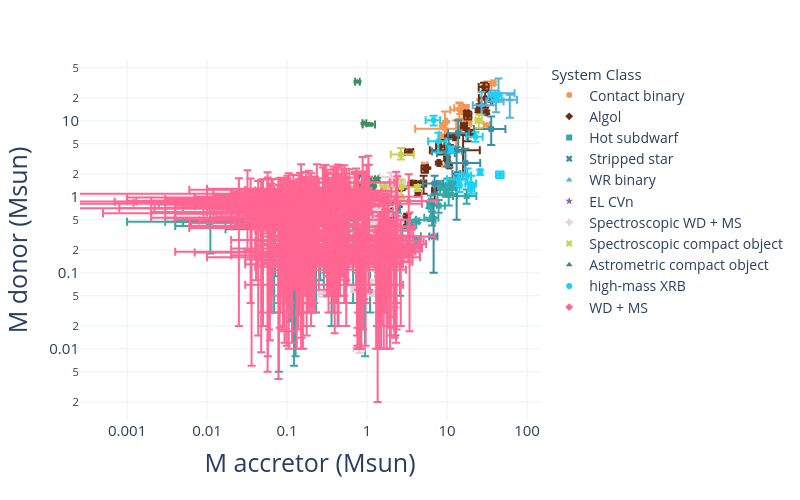

Notebook code for this chart:
### Code cell
## donor (2) vs accretor (1) mass
make_scatter(
    df,
    x='M1', y='M2',
    out_html=None,
    out_pdf=None,
    x_log=True, y_log=True,
    x_title='M accretor (Msun)', 
    y_title='M donor (Msun)',
    export_legend_to_pdf=True,
    export_height=500,
    export_width=800,
    export_scale=2
)

### Figure 1 — Plotly figure (JSON) as saved in the notebook; plotly's stock layout.template omitted (floating-point values rounded to 4 significant figures; data arrays with more than 128 entries replaced by an {"elided": "..."} marker saying what was removed)
{"data": [{"customdata": {"elided": "19x8 mixed values"}, "error_x": {"array": [1.4, 1.6, 1.2, 0.4, 0.4, 0.3, 3.3, 0.13, 0.35, 0.4, 0.22, 0.51, 7.0, 0.4, 1.3, 4.0, 2.9, 5.4, 2.3], "arrayminus": [1.4, 1.6, 1.2, 0.4, 0.4, 0.3, 3.3, 0.13, 0.35, 0.4, 0.22, 0.51, 5.0, 0.4, 1.3, 4.0, 2.9, 5.4, 2.3]}, "error_y": {"array": [1.1, 1.4, 1.7, 0.4, 0.3, 0.3, 3.4, 0.12, 0.26, 0.22, 0.22, 0.28, 3.5, 0.1, 0.5, 4.0, 0.3, 5.4, 2.3], "arrayminus": [1.1, 1.4, 1.7, 0.4, 0.3, 0.3, 3.4, 0.12, 0.26, 0.22, 0.22, 0.28, 2.8, 0.1, 0.5, 4.0, 0.3, 5.4, 2.3]}, "hovertemplate": "<b>%{hovertext}</b><br><br>system_class=Contact binary<br>M1=%{x}<br>M2=%{y}<br>obs_type_1=%{customdata[0]}<br>obs_type_2=%{customdata[1]}<br>evol_type_1=%{customdata[2]}<br>evol_type_2=%{customdata[3]}<br>M1_err_plus=%{customdata[4]}<br>M1_err_minus=%{customdata[5]}<br>M2_err_plus=%{customdata[6]}<br>M2_err_minus=%{customdata[7]}<extra></extra>", "hovertext": ["LSS 3074", "MY Cam", "OGLE SMC-SC10 108086", "TU Mus", "V382 Cyg", "VFTS 352", "CT Tau", "GU Mon", "SV Cen", "V606 Cen", "V701 Sco", "V745 Cas", "VFTS 066", "RZ Pyx", "XZ Cep", "V348 Car", "V729 Cyg", "BH Cen", "HD 64315B"], "legendgroup": "Contact binary", "marker": {"color": "#f49856", "symbol": "circle"}, "mode": "markers", "name": "Contact binary", "orientation": "v", "showlegend": true, "type": "scatter", "x": [17.2, 37.7, 16.9, 16.7, 26.1, 28.9, 14.25, 8.79, 8.56, 14.7, 9.78, 18.31, 13.0, 5.3, 18.7, 32.0, 31.6, 9.4, 14.6], "xaxis": "x", "y": [14.8, 31.6, 14.3, 10.4, 19.0, 28.6, 14.01, 8.58, 6.05, 7.74, 9.74, 10.47, 6.6, 2.61, 9.3, 29.0, 8.8, 7.9, 14.6], "yaxis": "y"}, {"customdata": {"elided": "56x8 mixed values"}, "error_x": {"array": [1.4, 3.9, 1.9, 0.7, 4.1, 1.0, 0.7, 1.0, 0.09, 0.07, 0.14, 0.05, 0.09, 0.31, 0.08, 0.09, 0.15, 0.08, 5.0, 0.09, 0.4, 0.91, 0.4, 0.07, 0.06, 0.5, 9.8, 0.19, 0.28, 1.04, 0.2, 0.7, 0.14, 0.028, 0.05, 0.03, 0.053, 0.09, 0.058, 0.03, 0.04, 0.12, 0.26, 0.13, 0.4, 0.014, 0.5, 0.02, 0.08, 0.55, 0.35, 0.0, 0.028, 0.2, 0.07, 0.5], "arrayminus": [1.4, 3.9, 1.9, 0.7, 4.1, 1.0, 0.7, 1.0, 0.09, 0.07, 0.14, 0.05, 0.09, 0.31, 0.08, 0.09, 0.15, 0.08, 5.0, 0.09, 0.4, 0.91, 0.4, 0.07, 0.06, 0.5, 9.8, 0.19, 0.28, 1.04, 0.2, 0.7, 0.14, 0.028, 0.05, 0.03, 0.053, 0.09, 0.058, 0.03, 0.04, 0.12, 0.26, 0.13, 0.4, 0.014, 0.5, 0.02, 0.08, 0.55, 0.35, 0.0, 0.028, 0.2, 0.07, 0.5]}, "error_y": {"array": [0.6, 1.1, 1.4, 1.0, 3.9, 0.7, 0.7, 1.0, 0.09, 0.02, 0.06, 0.01, 0.05, 0.18, 0.04, 0.03, 0.05, 0.07, 5.0, 0.03, 0.4, 0.81, 0.2, 0.05, 0.01, 0.14, 2.4, 0.1, 0.06, 0.65, 0.1, 0.7, 0.054, 0.014, 0.02, 0.02, 0.021, 0.05, 0.009, 0.01, 0.01, 0.06, 0.12, 0.04, 0.29, 0.004, 0.3, 0.03, 0.06, 0.17, 0.21, 0.0, 0.009, 0.08, 0.02, 0.25], "arrayminus": [0.6, 1.1, 1.4, 1.0, 3.9, 0.7, 0.7, 1.0, 0.09, 0.02, 0.06, 0.01, 0.05, 0.18, 0.04, 0.03, 0.05, 0.07, 5.0, 0.03, 0.4, 0.81, 0.2, 0.05, 0.01, 0.14, 2.4, 0.1, 0.06, 0.65, 0.1, 0.7, 0.054, 0.014, 0.02, 0.02, 0.021, 0.05, 0.009, 0.01, 0.01, 0.06, 0.12, 0.04, 0.29, 0.004, 0.3, 0.03, 0.06, 0.17, 0.21, 0.0, 0.009, 0.08, 0.02, 0.25]}, "hovertemplate": "<b>%{hovertext}</b><br><br>system_class=Algol<br>M1=%{x}<br>M2=%{y}<br>obs_type_1=%{customdata[0]}<br>obs_type_2=%{customdata[1]}<br>evol_type_1=%{customdata[2]}<br>evol_type_2=%{customdata[3]}<br>M1_err_plus=%{customdata[4]}<br>M1_err_minus=%{customdata[5]}<br>M2_err_plus=%{customdata[6]}<br>M2_err_minus=%{customdata[7]}<extra></extra>", "hovertext": ["VFTS 061", "VFTS 652", "VFTS 538", "HV 2543", "VFTS 450", "W61 28-22", "HV 2241", "Mu1 Sco", "WW And", "RY Aqr", "XZ Aql", "KO Aql", "QS Aql", "V337 Aql", "IU Aur", "Y Cam", "RZ Cnc", "R CMa", "QZ Car", "RZ Cas", "SX Cas", "AQ Cas", "MP Cen", "V716 Cen", "XX Cep", "GT Cep", "LZ Cep", "YY Cet", "U CrB", "AB Cru", "AI Cru", "V448 Cyg", "V548 Cyg", "AV Del", "Z Dra", "RZ Dra", "TW Dra", "AI Dra", "OO Dra", "S Equ", "RX Gem", "UX Her", "u Her", "del Lib", "UX Mon", "AR Mon", "AU Mon", "KZ Pav", "AT Peg", "IZ Per", "V Pup", "V505 Sgr", "V1251 Tau", "TX UMa", "IO UMa", "Z Vul"], "legendgroup": "Algol", "marker": {"color": "#6d2c14", "symbol": "diamond"}, "mode": "markers", "name": "Algol", "orientation": "v", "showlegend": true, "type": "scatter", "x": [16.3, 18.1, 18.3, 25.6, 29.0, 30.9, 36.2, 8.3, 3.18, 1.27, 2.42, 2.53, 4.07, 17.44, 11.99, 2.08, 3.2, 1.67, 30.0, 2.28, 5.1, 17.63, 11.4, 5.68, 2.49, 10.7, 15.9, 1.77, 4.74, 19.75, 10.3, 24.7, 2.18, 1.453, 1.39, 1.63, 2.112, 2.86, 2.031, 3.24, 2.96, 2.42, 7.88, 3.6, 3.38, 2.48, 7.0, 1.7, 2.22, 9.97, 12.45, 2.65, 2.633, 4.33, 2.11, 5.29], "xaxis": "x", "y": [8.7, 6.5, 11.8, 15.6, 27.8, 13.0, 18.4, 4.6, 0.51, 0.26, 0.45, 0.55, 1.49, 7.83, 6.07, 0.48, 0.54, 0.22, 20.0, 0.77, 1.5, 12.56, 4.4, 2.39, 0.38, 2.58, 4.1, 0.92, 1.46, 6.95, 6.3, 13.7, 0.769, 0.705, 0.42, 0.7, 0.85, 1.34, 0.187, 0.42, 0.429, 0.44, 2.79, 1.5, 3.9, 0.741, 1.2, 1.09, 1.08, 3.2, 6.11, 1.25, 0.541, 1.12, 0.29, 2.33], "yaxis": "y"}, {"customdata": {"elided": "47x8 mixed values"}, "error_x": {"array": [1.5, 1.55, 0.3, 0.3, 0.48, 2.2, 1.0, 1.3, 2.9, 5.7, 0.26, 0.23, 0.38, 0.35, 0.49, 0.31, 0.074, 0.068, 0.071, 0.123, 0.13, 1.31, 0.132, 0.17, 0.13, 0.187, 0.174, 0.16, 0.113, 0.13, 0.29, 0.228, 4.6, 0.0863, 0.5, 0.3, 2.44, 0.24, 0.319, 0.209, 1.16, 0.988, 0.43, 0.022, 0.9, 1.43, 2.44], "arrayminus": [1.5, 1.55, 0.3, 0.3, 0.48, 2.2, 1.0, 1.3, 2.9, 5.7, 0.26, 0.23, 0.38, 0.35, 0.49, 0.31, 0.064, 0.06, 0.061, 0.121, 0.11, 0.18, 0.124, 0.07, 0.11, 0.167, 0.14, 0.12, 0.105, 0.096, 0.23, 0.126, 1.49, 0.0725, 0.3, 0.1, 1.09, 0.22, 0.257, 0.161, 1.02, 0.902, 0.29, 0.008, 0.52, 1.25, 2.1]}, "error_y": {"array": [0.2, 0.145, 0.2, 0.035, 0.043, 0.31, 0.14, 0.11, 0.29, 0.22, 0.074, 0.02, 0.28, 0.27, 0.23, 0.027, 0.5, 0.51, 0.5, 0.477, 0.54, 1.43, 0.421, 0.62, 0.51, 0.5, 0.512, 0.5, 0.643, 0.431, 0.54, 0.705, 0.55, 0.4764, 0.45, 0.6, 0.55, 0.66, 0.681, 0.652, 0.6, 0.152, 0.77, 0.53, 0.6, 0.37, 0.319], "arrayminus": [0.2, 0.145, 0.2, 0.035, 0.043, 0.31, 0.14, 0.11, 0.29, 0.22, 0.074, 0.02, 0.28, 0.27, 0.23, 0.027, 0.44, 0.45, 0.39, 0.465, 0.44, 0.2, 0.405, 0.28, 0.45, 0.44, 0.41, 0.44, 0.597, 0.321, 0.38, 0.429, 0.45, 0.4664, 0.38, 0.4, 0.45, 0.6, 0.575, 0.46, 0.54, 0.136, 0.63, 0.29, 0.52, 0.33, 0.289]}, "hovertemplate": "<b>%{hovertext}</b><br><br>system_class=Hot subdwarf<br>M1=%{x}<br>M2=%{y}<br>obs_type_1=%{customdata[0]}<br>obs_type_2=%{customdata[1]}<br>evol_type_1=%{customdata[2]}<br>evol_type_2=%{customdata[3]}<br>M1_err_plus=%{customdata[4]}<br>M1_err_minus=%{customdata[5]}<br>M2_err_plus=%{customdata[6]}<br>M2_err_minus=%{customdata[7]}<extra></extra>", "hovertext": ["HD58978", "HD200120", "HD10516", "HD55606", "HD109387", "HD113120", "HD137387", "HD152478", "HD157042", "HD41335", "HD161306", "HD183537", "HD191610", "HD194335", "HD200310", "HD167128", "V2008-1753", "J162256+473051", "J08205+0008", "NYVir", "UVEX0328+5035", "MTSer", "HWVir", "EC10246-2707", "2M1938+4603", "GaiaDR2-6097540197980557440", "ASAS102322-3737", "OGLE-GD-ECL-11388", "EPIC216747137", "2M1533+3759", "HS2333+3927", "KonkolyJ064029.1+385652.2", "PG1432+159", "AADor", "ESO330-9", "TWCrv", "Feige36", "KVVel", "UUSge", "V477Lyr", "HFG1", "V209omegaCen", "BEUMa", "HD149382", "PNSp1", "FFAqr", "HD185510"], "legendgroup": "Hot subdwarf", "marker": {"color": "#37a8a8", "symbol": "square"}, "mode": "markers", "name": "Hot subdwarf", "orientation": "v", "showlegend": true, "type": "scatter", "x": [11.5, 7.85, 9.6, 6.3, 3.65, 10.1, 11.8, 6.5, 10.5, 17.6, 6.02, 4.25, 6.26, 8.2, 10.75, 4.24, 0.069, 0.064, 0.071, 0.122, 0.12, 0.55, 0.128, 0.12, 0.12, 0.177, 0.157, 0.14, 0.109, 0.113, 0.26, 0.177, 2.59, 0.0788, 0.36, 0.2, 1.67, 0.23, 0.288, 0.185, 1.09, 0.945, 0.36, 0.011, 0.67, 1.34, 2.27], "xaxis": "x", "y": [1.3, 0.765, 1.2, 0.865, 0.426, 1.43, 1.6, 0.53, 1.06, 1.03, 0.784, 0.477, 0.76, 1.35, 1.45, 0.27, 0.47, 0.48, 0.48, 0.471, 0.49, 0.6, 0.413, 0.45, 0.48, 0.47, 0.461, 0.47, 0.62, 0.376, 0.46, 0.567, 0.5, 0.4714, 0.4, 0.5, 0.5, 0.63, 0.628, 0.556, 0.57, 0.144, 0.7, 0.47, 0.56, 0.35, 0.304], "yaxis": "y"}, {"customdata": [["B", "SS", "MS", "He-star", 1.5, 1.5, 2.5, 1.5], ["B3Ve", "SS", "MS", "He-star", 2, 2, 0.4, 0.4], ["Unknown", "SS", "MS", "He-star", 2.5, 2.5, 1.25, 1.25], ["B0-1Ve", "SS", "MS", "He-star", 5, 4, 1.8, 1.5], ["Be", "SS", "MS", "He-star", 5, 3.5, 3.3, 2.8], ["O9Ve", "SS", "MS", "He-star", 18, 14, 3.6, 3], ["Be", "SS", "MS", "He-star", 9, 7, 1.5, 0.8], ["B", "SS", "MS", "He-star", 0.8, 0.8, 0.5, 0.2]], "error_x": {"array": [1.5, 2.0, 2.5, 5.0, 5.0, 18.0, 9.0, 0.8], "arrayminus": [1.5, 2.0, 2.5, 4.0, 3.5, 14.0, 7.0, 0.8]}, "error_y": {"array": [2.5, 0.4, 1.25, 1.8, 3.3, 3.6, 1.5, 0.5], "arrayminus": [1.5, 0.4, 1.25, 1.5, 2.8, 3.0, 0.8, 0.2]}, "hovertemplate": "<b>%{hovertext}</b><br><br>system_class=Stripped star<br>M1=%{x}<br>M2=%{y}<br>obs_type_1=%{customdata[0]}<br>obs_type_2=%{customdata[1]}<br>evol_type_1=%{customdata[2]}<br>evol_type_2=%{customdata[3]}<br>M1_err_plus=%{customdata[4]}<br>M1_err_minus=%{customdata[5]}<br>M2_err_plus=%{customdata[6]}<br>M2_err_minus=%{customdata[7]}<extra></extra>", "hovertext": ["VFTS 291", "LB-1", "NGC 1850 BH1", "2dFS 163", "2dFS 2553", "Sk -71 35", "SMCSGS-FS 69", "Upsilon Sagittarii"], "legendgroup": "Stripped star", "marker": {"color": "#3a8ea3", "symbol": "x"}, "mode": "markers", "name": "Stripped star", "orientation": "v", "showlegend": true, "type": "scatter", "x": [13.2, 7.0, 10.0, 10.5, 13.8, 35.7, 17.0, 6.8], "xaxis": "x", "y": [2.0, 1.5, 3.75, 3.96, 6.86, 7.8, 2.8, 0.3], "yaxis": "y"}, {"customdata": [["O6 V", "WR-WN4", "MS", "He-star", 5, 5, 3, 3], ["O4 V", "WR-WN5", "MS", "He-star", 14, 6, 8, 4], ["O-O5.5 V", "WR-WN3", "MS", "He-star", 10, 10, 5, 5], ["O-O6 I", "WR-WN4", "MS", "He-star", 26, 9, 13, 5], ["O-O4 V", "WR-WO4", "MS", "He-star", 14, 25, 3, 8]], "error_x": {"array": [5.0, 14.0, 10.0, 26.0, 14.0], "arrayminus": [5.0, 6.0, 10.0, 9.0, 25.0]}, "error_y": {"array": [3.0, 8.0, 5.0, 13.0, 3.0], "arrayminus": [3.0, 4.0, 5.0, 5.0, 8.0]}, "hovertemplate": "<b>%{hovertext}</b><br><br>system_class=WR binary<br>M1=%{x}<br>M2=%{y}<br>obs_type_1=%{customdata[0]}<br>obs_type_2=%{customdata[1]}<br>evol_type_1=%{customdata[2]}<br>evol_type_2=%{customdata[3]}<br>M1_err_plus=%{customdata[4]}<br>M1_err_minus=%{customdata[5]}<br>M2_err_plus=%{customdata[6]}<br>M2_err_minus=%{customdata[7]}<extra></extra>", "hovertext": ["BAT99 19", "BAT99 129", "SMC AB 6", "SMC AB 7", "SMC AB 8"], "legendgroup": "WR binary", "marker": {"color": "#52b4e5", "symbol": "triangle-up"}, "mode": "markers", "name": "WR binary", "orientation": "v", "showlegend": true, "type": "scatter", "x": [40.0, 27.0, 41.0, 44.0, 61.0], "xaxis": "x", "y": [22.0, 16.0, 18.0, 23.0, 19.0], "yaxis": "y"}, {"customdata": {"elided": "65x8 mixed values"}, "error_x": {"array": [0.001, 0.001, 0.01, 0.02, 0.02, 0.01, 0.02, 0.04, 0.01, 0.001, 0.001, 0.001, 0.03, 0.01, 0.02, 0.1, 0.02, 0.001, 0.03, 0.02, 0.02, 0.08, 0.01, 0.01, 0.01, 0.09, 0.05, 0.02, 0.01, 0.04, 0.04, 0.06, 0.05, 0.06, 0.04, 0.08, 0.06, 0.04, 0.05, 0.06, 0.05, 0.03, 0.06, 0.08, 0.02, 0.08, 0.02, 0.05, 0.03, 0.03, 0.05, 0.05, 0.09, 0.03, 0.04, 0.06, 0.05, 0.06, 0.06, 0.02, 0.07, 0.04, 0.08, 0.06, 0.05], "arrayminus": [0.09, 0.001, 0.01, 0.02, 0.01, 0.01, 0.02, 0.04, 0.01, 0.001, 0.001, 0.001, 0.01, 0.01, 0.02, 0.03, 0.02, 0.001, 0.03, 0.01, 0.02, 0.01, 0.01, 0.01, 0.01, 0.09, 0.04, 0.01, 0.01, 0.04, 0.04, 0.06, 0.05, 0.06, 0.04, 0.08, 0.06, 0.04, 0.05, 0.06, 0.05, 0.03, 0.06, 0.08, 0.02, 0.08, 0.02, 0.05, 0.03, 0.03, 0.05, 0.05, 0.09, 0.03, 0.04, 0.06, 0.05, 0.06, 0.06, 0.02, 0.07, 0.04, 0.08, 0.06, 0.05]}, "error_y": {"array": [0.005, 0.001, 0.004, 0.03, 0.002, 0.001, 0.002, 0.005, 0.005, 0.001, 0.001, 0.001, 0.002, 0.001, 0.002, 0.007, 0.009, 0.001, 0.006, 0.019, 0.001, 0.005, 0.002, 0.003, 0.013, 0.013, 0.032, 0.002, 0.004, 0.01, 0.01, 0.25, 0.09, 0.02, 0.01, 0.18, 0.01, 0.13, 0.07, 0.05, 0.01, 0.01, 0.1, 0.09, 0.01, 0.05, 0.04, 0.07, 0.03, 0.04, 0.05, 0.12, 0.1, 0.02, 0.02, 0.03, 0.01, 0.29, 0.07, 0.01, 0.07, 0.04, 0.05, 0.04, 0.03], "arrayminus": [0.005, 0.001, 0.004, 0.03, 0.002, 0.001, 0.002, 0.005, 0.005, 0.001, 0.001, 0.001, 0.002, 0.001, 0.002, 0.007, 0.009, 0.001, 0.006, 0.019, 0.001, 0.005, 0.002, 0.003, 0.013, 0.012, 0.032, 0.002, 0.004, 0.01, 0.01, 0.25, 0.09, 0.02, 0.01, 0.18, 0.01, 0.13, 0.07, 0.05, 0.01, 0.01, 0.1, 0.09, 0.01, 0.05, 0.04, 0.07, 0.03, 0.04, 0.05, 0.12, 0.1, 0.02, 0.02, 0.03, 0.01, 0.29, 0.07, 0.01, 0.07, 0.04, 0.05, 0.04, 0.03]}, "hovertemplate": "<b>%{hovertext}</b><br><br>system_class=EL CVn<br>M1=%{x}<br>M2=%{y}<br>obs_type_1=%{customdata[0]}<br>obs_type_2=%{customdata[1]}<br>evol_type_1=%{customdata[2]}<br>evol_type_2=%{customdata[3]}<br>M1_err_plus=%{customdata[4]}<br>M1_err_minus=%{customdata[5]}<br>M2_err_plus=%{customdata[6]}<br>M2_err_minus=%{customdata[7]}<extra></extra>", "hovertext": ["TIC 28763683", "TIC 416264037", "TIC 166874908", "TIC 83833793", "TIC 121078334", "TIC 160081043", "TIC 35399970", "TIC 192990023", "TIC 408351887", "TIC 149160359", "TIC 100011519", "TIC 219485855", "TIC 399725538", "TIC 464641792", "TIC 54957535", "TIC 142258314", "TIC 197604137", "TIC 400028476", "TIC 420947520", "TIC 53896096", "TIC 65448527", "TIC 165371937", "TIC 430145146", "TIC 471013508", "TIC 85277226", "TIC 110981024", "TIC 177118177", "TIC 234874474", "TIC 424008045", "PTF1 J004040.23+412521.6", "PTF1 J004300.75+381537.2", "PTF1 J005424.06+411126.9", "PTF1 J005659.72+130920.6", "PTF1 J011909.91+435907.1", "PTF1 J012814.72+040551.9", "PTF1 J013336.92+470600.1", "PTF1 J014839.10+382314.5", "PTF1 J021913.15+215921.9", "PTF1 J071207.01+211654.9", "PTF1 J075310.42+835154.7", "PTF1 J075642.49+162143.9", "ATO J119.9584+15.7219", "CRTS J080425.2+070845", "ATO J183.2261+36.5615", "ATO J190.4773+00.2258", "ATO J203.0857+35.4797", "ATO J204.8723+45.8487", "UCAC4 354-070319", "ATO J225.8650+46.0563", "CRTS J150336.0+195842", "UCAC4 511-057288", "CRTS J152758.9+190751", "UCAC4 552-053246", "BPS BS 16542-0030", "UCAC4 654-060802", "UCAC4 566-061120", "ZTF J191826.06+485302.7", "UCAC4 579-116626", "UCAC4 568-125457", "CRTS J214858.3+030417", "UCAC4 495-142916", "CRTS J225539.4+342138", "UCAC4 646-116578", "ZTF J225755.64+310133.7", "ATO J347.5419+33.2138"], "legendgroup": "EL CVn", "marker": {"color": "#8864ba", "symbol": "star"}, "mode": "markers", "name": "EL CVn", "orientation": "v", "showlegend": true, "type": "scatter", "x": [2.21, 1.66, 1.95, 2.05, 1.68, 1.69, 1.85, 1.53, 1.74, 1.88, 1.96, 1.74, 1.72, 1.84, 1.46, 1.83, 1.69, 1.55, 1.95, 1.69, 1.65, 1.64, 1.74, 1.87, 1.68, 2.33, 2.17, 2.49, 1.8, 1.62, 1.76, 2.4, 1.67, 1.82, 1.3, 1.85, 2.02, 1.61, 1.85, 1.58, 1.4, 1.4, 1.5, 1.38, 1.39, 1.83, 1.52, 1.52, 1.39, 1.33, 1.61, 1.64, 1.5, 1.4, 1.8, 1.68, 1.56, 1.82, 1.69, 1.49, 1.69, 1.4, 1.6, 1.65, 1.57], "xaxis": "x", "y": [0.196, 0.178, 0.197, 0.2, 0.185, 0.196, 0.193, 0.193, 0.196, 0.188, 0.204, 0.183, 0.189, 0.184, 0.171, 0.179, 0.189, 0.188, 0.189, 0.171, 0.168, 0.188, 0.188, 0.239, 0.146, 0.214, 0.201, 0.228, 0.179, 0.17, 0.23, 0.81, 0.5, 0.14, 0.12, 0.3, 0.28, 0.36, 0.3, 0.2, 0.16, 0.19, 0.11, 0.16, 0.17, 0.17, 0.27, 0.27, 0.13, 0.15, 0.24, 0.41, 0.24, 0.07, 0.18, 0.14, 0.17, 0.36, 0.3, 0.21, 0.31, 0.26, 0.16, 0.29, 0.18], "yaxis": "y"}, {"customdata": {"elided": "356x8 mixed values"}, "error_x": {"array": {"elided": "356 float values"}, "arrayminus": {"elided": "356 float values"}}, "error_y": {"array": {"elided": "356 float values"}, "arrayminus": {"elided": "356 float values"}}, "hovertemplate": "<b>%{hovertext}</b><br><br>system_class=Spectroscopic WD + MS<br>M1=%{x}<br>M2=%{y}<br>obs_type_1=%{customdata[0]}<br>obs_type_2=%{customdata[1]}<br>evol_type_1=%{customdata[2]}<br>evol_type_2=%{customdata[3]}<br>M1_err_plus=%{customdata[4]}<br>M1_err_minus=%{customdata[5]}<br>M2_err_plus=%{customdata[6]}<br>M2_err_minus=%{customdata[7]}<extra></extra>", "hovertext": {"elided": "356 str values"}, "legendgroup": "Spectroscopic WD + MS", "marker": {"color": "#e6cfd9", "symbol": "cross-dot"}, "mode": "markers", "name": "Spectroscopic WD + MS", "orientation": "v", "showlegend": true, "type": "scatter", "x": {"elided": "356 float values"}, "xaxis": "x", "y": {"elided": "356 float values"}, "yaxis": "y"}, {"customdata": [["O7V", "Unknown", "MS", "BH", 2.3, 2.3, 2, 2], ["RG", "BH?", "RGB", "Unknown", 1.18, 0.68, 0.8, 0.5], ["Unknown", "NS/WD?", "MS", "NS", 0.05, 0.05, 0.21, 0.18], ["Unknown", "NS/WD?", "MS", "NS", 0.1, 0.1, 0.1, 0.1], ["Unknown", "NS/WD?", "MS", "NS", 0.02, 0.02, 0.03, 0.03], ["RG", "NS/WD?", "RGB", "NS", 0.2, 0.2, 0.12, 0.12], ["Unknown", "NS/WD?", "MS", "NS", 1.67, 1.03, 0.35, 0.4], ["Unknown", "WD/NS?", "MS", "NS", 0.05, 0.05, 0.1, 0.05], ["Unknown", "WD/NS?", "MS", "NS", 0.02, 0.02, 0.02, 0.02]], "error_x": {"array": [2.3, 1.18, 0.05, 0.1, 0.02, 0.2, 1.67, 0.05, 0.02], "arrayminus": [2.3, 0.68, 0.05, 0.1, 0.02, 0.2, 1.03, 0.05, 0.02]}, "error_y": {"array": [2.0, 0.8, 0.21, 0.1, 0.03, 0.12, 0.35, 0.1, 0.02], "arrayminus": [2.0, 0.5, 0.18, 0.1, 0.03, 0.12, 0.4, 0.05, 0.02]}, "hovertemplate": "<b>%{hovertext}</b><br><br>system_class=Spectroscopic compact object<br>M1=%{x}<br>M2=%{y}<br>obs_type_1=%{customdata[0]}<br>obs_type_2=%{customdata[1]}<br>evol_type_1=%{customdata[2]}<br>evol_type_2=%{customdata[3]}<br>M1_err_plus=%{customdata[4]}<br>M1_err_minus=%{customdata[5]}<br>M2_err_plus=%{customdata[6]}<br>M2_err_minus=%{customdata[7]}<extra></extra>", "hovertext": ["VFTS 243", "G3425", "2XMM J1255", "2MASS J06163552", "LAMOST J1123", "56 UMa", "J0606+2132", "LAMOST J2354", "2MASS J1527"], "legendgroup": "Spectroscopic compact object", "marker": {"color": "#cbd24f", "symbol": "x"}, "mode": "markers", "name": "Spectroscopic compact object", "orientation": "v", "showlegend": true, "type": "scatter", "x": [25.0, 2.66, 1.16, 1.6, 0.61, 4.3, 2.69, 0.65, 0.63], "xaxis": "x", "y": [10.1, 3.6, 1.41, 1.3, 1.24, 1.31, 1.34, 1.3, 0.69], "yaxis": "y"}, {"customdata": {"elided": "24x8 mixed values"}, "error_x": {"array": [0.05, 0.19, 0.05, 0.01, 0.06, 0.031, 0.05, 0.03, 0.05, 0.03, 0.03, 0.05, 0.06, 0.05, 0.033, 0.06, 0.03, 0.04, 0.05, 0.05, 0.03, 0.03, 0.03, 0.06], "arrayminus": [0.05, 0.19, 0.05, 0.01, 0.06, 0.031, 0.05, 0.03, 0.05, 0.03, 0.03, 0.05, 0.06, 0.05, 0.033, 0.06, 0.03, 0.04, 0.05, 0.05, 0.03, 0.03, 0.03, 0.06]}, "error_y": {"array": [0.1, 0.34, 0.82, 0.015, 0.05, 0.04, 0.032, 0.034, 0.04, 0.024, 0.04, 0.03, 0.04, 0.032, 0.033, 0.07, 0.04, 0.034, 0.07, 0.035, 0.023, 0.034, 0.034, 0.09], "arrayminus": [0.1, 0.34, 0.82, 0.015, 0.05, 0.04, 0.032, 0.034, 0.04, 0.024, 0.04, 0.03, 0.04, 0.032, 0.033, 0.07, 0.04, 0.034, 0.07, 0.035, 0.023, 0.034, 0.034, 0.09]}, "hovertemplate": "<b>%{hovertext}</b><br><br>system_class=Astrometric compact object<br>M1=%{x}<br>M2=%{y}<br>obs_type_1=%{customdata[0]}<br>obs_type_2=%{customdata[1]}<br>evol_type_1=%{customdata[2]}<br>evol_type_2=%{customdata[3]}<br>M1_err_plus=%{customdata[4]}<br>M1_err_minus=%{customdata[5]}<br>M2_err_plus=%{customdata[6]}<br>M2_err_minus=%{customdata[7]}<extra></extra>", "hovertext": ["Gaia BH1", "Gaia BH2", "Gaia BH3", "Gaia NS1", "J0553-1349", "J2057-4742", "J1553-6846", "J2102+3703", "J0742-4749", "J0152-2049", "J0003-5604", "J1733+5808", "J1150-2203", "J1449+6919", "J0217-7541", "J0639-3655", "J1739+4502", "J0036-0932", "J1048+6547", "J2145+2837", "J2244-2236", "J0824+5254", "J0230+5950", "J0634+6256"], "legendgroup": "Astrometric compact object", "marker": {"color": "#408c63", "symbol": "triangle-up"}, "mode": "markers", "name": "Astrometric compact object", "orientation": "v", "showlegend": true, "type": "scatter", "x": [0.93, 1.07, 0.76, 0.79, 0.98, 1.048, 1.04, 1.03, 0.9, 0.782, 0.802, 1.16, 1.18, 0.91, 0.996, 1.32, 0.781, 0.94, 0.99, 0.95, 1.002, 1.102, 1.114, 1.18], "xaxis": "x", "y": [9.27, 8.94, 32.7, 1.902, 1.33, 1.31, 1.323, 1.473, 1.28, 1.291, 1.34, 1.362, 1.39, 1.258, 1.396, 1.7, 1.38, 1.362, 1.52, 1.396, 1.443, 1.604, 1.401, 1.48], "yaxis": "y"}, {"customdata": [["B0.5Iae-1b", "NS?", "MS", "NS", 1, 1, 0.16, 0.16], ["O7V(f)n", "BH", "MS", "BH", 5.2, 5.2, 0.9, 0.9], ["O6-7 II-III", "NS?", "MS", "NS", 1.8, 1.8, 0.16, 0.16], ["B2Iae", "NS?", "MS", "NS", 4, 4, 0.3, 0.3], ["Ofpe/WN9", "NS?", "He-star", "NS", 0.8, 0.8, 0.26, 0.26], ["O6Iafcp", "NS?", "MS", "NS", 5, 5, 0.19, 0.19], ["B0-1Ia", "NS?", "MS", "NS", 2, 2, 0.45, 0.45], ["B1Ib", "NS?", "MS", "NS", 3, 3, 0.4, 0.4], ["B9III", "BH", "MS", "BH", 1.4, 1.4, 1.5, 1.5], ["A7Ib", "BH", "MS", "BH", 0.6, 0.6, 0.4, 0.4], ["O9.7Iabpvar", "BH?", "MS", "BH", 7.7, 7.7, 2.2, 2.2], ["B1.5-B2IIIe", "BH", "MS", "BH", 2, 2, 1.6, 1.6]], "error_x": {"array": [1.0, 5.2, 1.8, 4.0, 0.8, 5.0, 2.0, 3.0, 1.4, 0.6, 7.7, 2.0], "arrayminus": [1.0, 5.2, 1.8, 4.0, 0.8, 5.0, 2.0, 3.0, 1.4, 0.6, 7.7, 2.0]}, "error_y": {"array": [0.16, 0.9, 0.16, 0.3, 0.26, 0.19, 0.45, 0.4, 1.5, 0.4, 2.2, 1.6], "arrayminus": [0.16, 0.9, 0.16, 0.3, 0.26, 0.19, 0.45, 0.4, 1.5, 0.4, 2.2, 1.6]}, "hovertemplate": "<b>%{hovertext}</b><br><br>system_class=high-mass XRB<br>M1=%{x}<br>M2=%{y}<br>obs_type_1=%{customdata[0]}<br>obs_type_2=%{customdata[1]}<br>evol_type_1=%{customdata[2]}<br>evol_type_2=%{customdata[3]}<br>M1_err_plus=%{customdata[4]}<br>M1_err_minus=%{customdata[5]}<br>M2_err_plus=%{customdata[6]}<br>M2_err_minus=%{customdata[7]}<extra></extra>", "hovertext": ["Vela X-1", "HD 96670", "Cen X-3", "1E 1145.1-6141", "OAO 1657-415", "4U 1700-377", "EXO 1722-363", "IGR J18027-2016", "SAX J1819.3-2525", "SS 433", "Cyg X-1", "MWC 656"], "legendgroup": "high-mass XRB", "marker": {"color": "#19d3f3", "symbol": "circle"}, "mode": "markers", "name": "high-mass XRB", "orientation": "v", "showlegend": true, "type": "scatter", "x": [26.0, 22.7, 20.2, 14.0, 14.3, 46.0, 18.0, 20.0, 6.8, 11.3, 40.6, 7.8], "xaxis": "x", "y": [2.12, 6.2, 1.34, 1.7, 1.42, 1.96, 1.91, 1.5, 10.2, 4.2, 21.2, 5.4], "yaxis": "y"}, {"customdata": {"elided": "244x8 mixed values"}, "error_x": {"array": {"elided": "244 float values"}, "arrayminus": {"elided": "244 float values"}}, "error_y": {"array": {"elided": "244 float values"}, "arrayminus": {"elided": "244 float values"}}, "hovertemplate": "<b>%{hovertext}</b><br><br>system_class=WD + MS<br>M1=%{x}<br>M2=%{y}<br>obs_type_1=%{customdata[0]}<br>obs_type_2=%{customdata[1]}<br>evol_type_1=%{customdata[2]}<br>evol_type_2=%{customdata[3]}<br>M1_err_plus=%{customdata[4]}<br>M1_err_minus=%{customdata[5]}<br>M2_err_plus=%{customdata[6]}<br>M2_err_minus=%{customdata[7]}<extra></extra>", "hovertext": {"elided": "244 str values"}, "legendgroup": "WD + MS", "marker": {"color": "#FF6692", "symbol": "diamond"}, "mode": "markers", "name": "WD + MS", "orientation": "v", "showlegend": true, "type": "scatter", "x": {"elided": "244 float values"}, "xaxis": "x", "y": {"elided": "244 float values"}, "yaxis": "y"}], "layout": {"height": 500, "legend": {"font": {"size": 14}, "itemclick": "toggle", "itemdoubleclick": "toggleothers", "title": {"font": {"size": 15}, "text": "System Class"}, "tracegroupgap": 0}, "margin": {"t": 60}, "width": 800, "xaxis": {"anchor": "y", "domain": [0, 1], "tickfont": {"size": 15}, "title": {"font": {"size": 25}, "text": "M accretor (Msun)"}, "type": "log"}, "yaxis": {"anchor": "x", "domain": [0, 1], "tickfont": {"size": 15}, "title": {"font": {"size": 25}, "text": "M donor (Msun)"}, "type": "log"}}}
